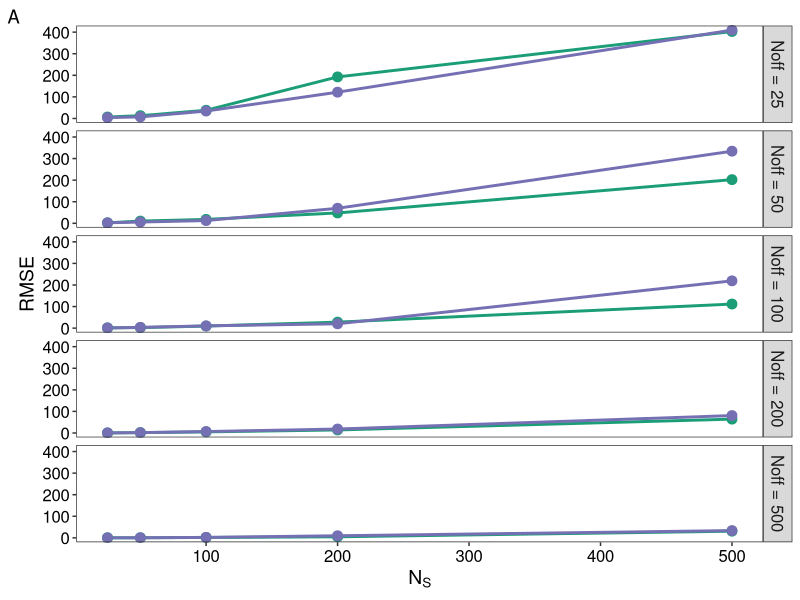
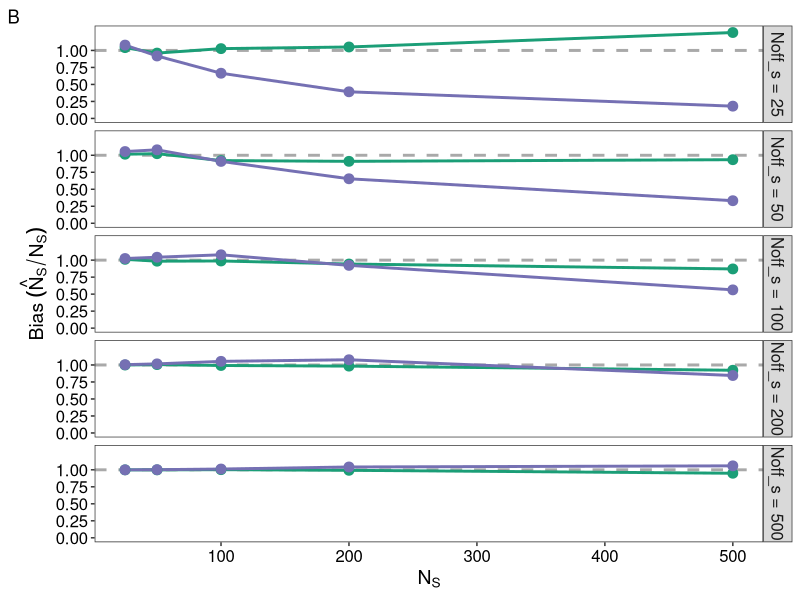
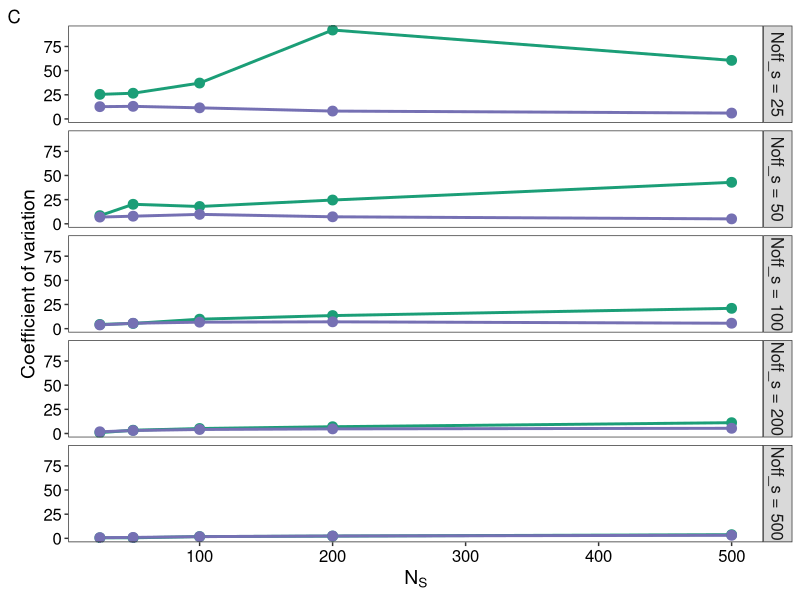
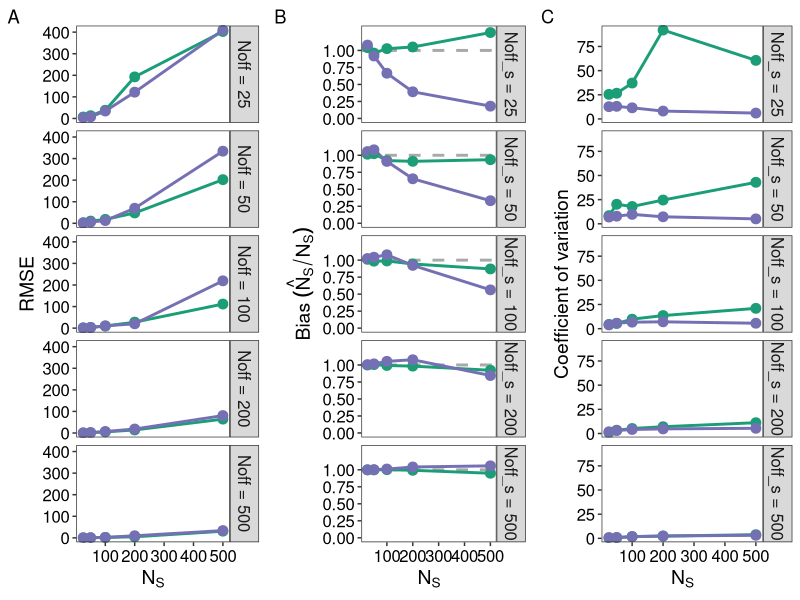

The R script that drew these images, in order:
#originally created on: May 4, 2018
#by: Nick Sard

#ABOUT: This script was written to assess if the community ecology approach to estimating the number of successful parents is
#valid

#loading in libraries
library(tidyverse)
library(grid)
library(gridExtra)

#setting working directory and reading in data
setwd("C:/Users/sard/Google Drive/R/Data analysis/2021/Nspawners rarefaction project/Simulations/")

#load source scripts
# - none -

#reading in data
tmp <- read.table(file = "Output/estimation.npar25_500.noff25_500.parents.combined.information.txt",header = T,sep = "\t",stringsAsFactors = F)
tmp$n <- as.character(tmp$n)
table(tmp$n)
table(tmp$true_n)
head(tmp)

############
### RMSE ###
############

tmp1 <- tmp %>% 
  select(n,Species,chao,jack1,type,true_n) %>%
  gather(key = "stat",value = "pred",chao:jack1) %>%
  mutate(diff = pred-true_n) %>%
  mutate(true_n_var = diff^2) %>%
  group_by(true_n,n,type,stat) %>%
  summarize(count = n(),
            total = sum(true_n_var),
            rmse = sqrt(total / count))
head(tmp1)
tmp1$n <- paste("Noff =",as.character(tmp1$n))
tmp1$stat <- ifelse(test = tmp1$stat == "chao", "Chao","Jackknife")
head(tmp1)

tmp1$type <- "Parents combined"

#re-leveling
unique(tmp1$n)
tmp1$n <- factor(tmp1$n,levels = c("Noff = 25","Noff = 50","Noff = 100","Noff = 200","Noff = 500"))

#making figure
#tiff(filename = "Output/RMSE.combined.figure.tiff",width = 4,height =5.5,units = "in",res = 150)
p1.rmse <- ggplot(tmp1,aes(x=true_n,y=rmse,color = stat))+
  facet_wrap(~n,ncol=1,strip.position = "right")+
  geom_line(size=1)+
  geom_point(size=3)+
#  scale_y_log10()+
  labs(x=expression(N[S]),y="RMSE",color="",tag = "A")+
  theme_bw()+
  scale_color_manual(values = c("#1b9e77","#7570b3"))+
  theme(axis.title = element_text(size=14),
        axis.text = element_text(size=12,color = "black"),
        strip.text = element_text(size=12),
        panel.grid.major = element_blank(), 
        panel.grid.minor = element_blank(),
        legend.position = "none")
#dev.off()
p1.rmse
############
### Bias ###
############

head(tmp)
tmp2 <- tmp %>% 
  select(n,Species,chao,jack1,type,true_n) %>%
  gather(key = "stat",value = "pred",chao:jack1) %>%
  group_by(true_n,n,type,stat) %>%
  summarize(count = n(),
            pred.mean = mean(pred),
            true.mean = mean(true_n),
            bias = pred.mean/true.mean)
head(tmp2)
tmp2
tmp2 %>% as.data.frame()
tmp2$n <- paste("Noff_s =",as.character(tmp2$n))
tmp2$type <- "Parents combined"
tmp2$stat <- ifelse(test = tmp2$stat == "chao", "Chao","Jackknife")
head(tmp2)
tmp2
table(tmp2$true_n)
#re-leveling
tmp2$n <- factor(tmp2$n,levels = c("Noff_s = 25","Noff_s = 50","Noff_s = 100","Noff_s = 200","Noff_s = 500"))
table(tmp2$n)
#tiff(filename = "Output/Bias.combined.figure.tiff",width = 4,height =5.5,units = "in",res = 150)
p2.bias <- ggplot(tmp2,aes(x=true_n,y=bias,color = stat))+
  facet_wrap(~n,ncol=1,strip.position = "right")+
  geom_hline(yintercept = 1,size=1,linetype=2,color="darkgrey")+
  geom_line(size=1)+
  geom_point(size=3)+
  labs(x=expression(N[S]),y=expression(Bias~(hat(N)[S]/N[S])),color="Method",tag="B")+
  scale_y_continuous(limits = c(0,1.3),breaks = seq(from = 0, to = 1, by=.25))+
  theme_bw()+
  scale_color_manual(values = c("#1b9e77","#7570b3"))+
  theme(axis.title = element_text(size=14),
        axis.text = element_text(size=12,color = "black"),
        strip.text = element_text(size=12),
        panel.grid.major = element_blank(), 
        panel.grid.minor = element_blank(),
        legend.position = "none")
#dev.off()
p2.bias
##########
### CV ###
##########

head(tmp)
tmp3 <- tmp %>% 
  select(n,Species,chao,jack1,type,true_n) %>%
  gather(key = "stat",value = "pred",chao:jack1) %>%
  group_by(true_n,n,type,stat) %>%
  summarize(count = n(),
            pred.mean = mean(pred),
            pred.sd = sd(pred),
            cv = (pred.sd/pred.mean)*100)
head(tmp3)
tmp3
tmp3 %>% as.data.frame()
tmp3$n <- paste("Noff_s =",as.character(tmp3$n))
tmp3$type <- "Parents combined"
tmp3$stat <- ifelse(test = tmp3$stat == "chao", "Chao","Jackknife")
head(tmp3)
tmp3
table(tmp3$true_n)
#re-leveling
tmp3$n <- factor(tmp3$n,levels = c("Noff_s = 25","Noff_s = 50","Noff_s = 100","Noff_s = 200","Noff_s = 500"))
table(tmp3$n)
#tiff(filename = "Output/CV.combined.figure.tiff",width = 4,height =5.5,units = "in",res = 150)
p3.cv <- ggplot(tmp3,aes(x=true_n,y=cv,color = stat))+
  facet_wrap(~n,ncol=1,strip.position = "right")+
  geom_line(size=1)+
  geom_point(size=3)+
  labs(x=expression(N[S]),y="Coefficient of variation",color="Method",tag = "C")+
  #  scale_y_continuous(limits = c(0,1.3),breaks = seq(from = 0, to = 1, by=.25))+
  theme_bw()+
  scale_color_manual(values = c("#1b9e77","#7570b3"))+
  theme(axis.title = element_text(size=14),
        axis.text = element_text(size=12,color = "black"),
        strip.text = element_text(size=12),
        panel.grid.major = element_blank(), 
        panel.grid.minor = element_blank(),
        legend.position = "none")
#dev.off()
p3.cv

#the finished product
tiff(filename = "Output/RMSE.Bias.CV.figure.tiff",width =11,height = 8,units = "in",res = 150)
grid.arrange(p1.rmse,p2.bias,p3.cv,ncol = 3)
dev.off()
#fin!